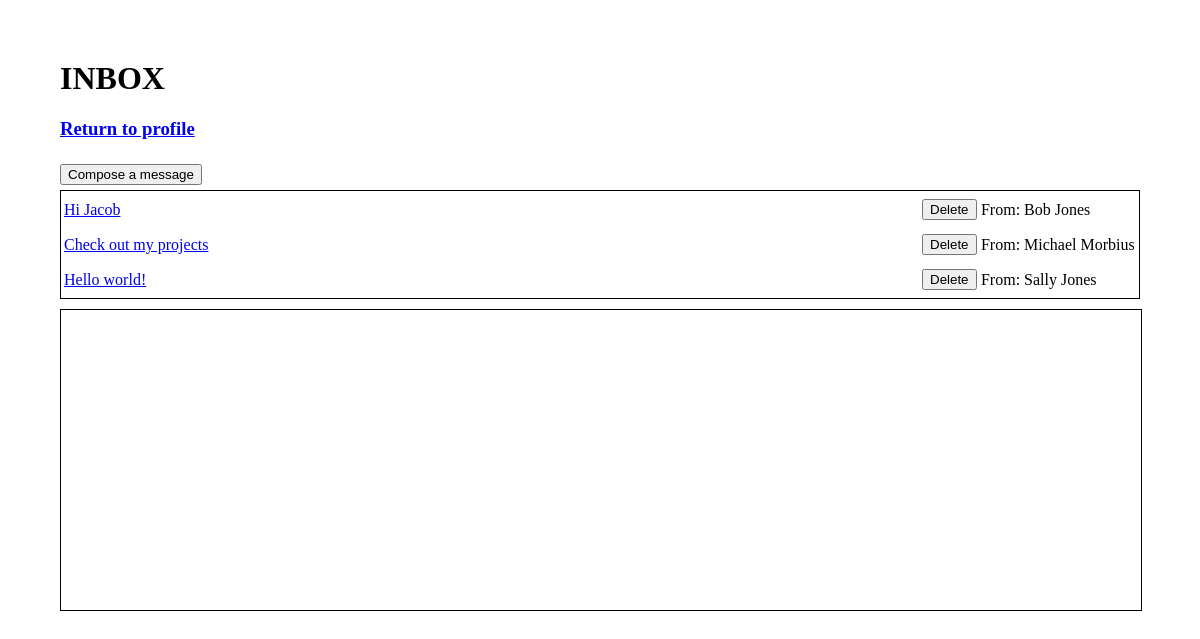
Page /inbox.php (signed in) on the committed database.
### tables this page shows
CREATE TABLE Message_Sends (
    MSID INTEGER PRIMARY KEY AUTO_INCREMENT,
    Text VARCHAR(1000) NOT NULL,
    Timestamp DATETIME DEFAULT CURRENT_TIMESTAMP,
    SenderUsername VARCHAR(40) NOT NULL,
    ReceiverUsername VARCHAR(40) NOT NULL,
    FOREIGN KEY (SenderUsername) REFERENCES Users(Username)
        ON DELETE CASCADE
        ON UPDATE CASCADE,
    FOREIGN KEY (ReceiverUsername) REFERENCES Users(Username)
        ON DELETE CASCADE
        ON UPDATE CASCADE
);

### htdocs/inbox.php (the view, shortened to what this page needs)
<?php
require("api/config.php");
$conn = new mysqli($db_address, $db_user, $db_pw, $db_name);
$stmt = $conn->prepare("SELECT Text, MSID, SenderUsername FROM Message_Sends WHERE ReceiverUsername=?");
$stmt->bind_param("s", $_SESSION["username"]);
$stmt->execute();
$results = $stmt->get_result()->fetch_all(MYSQLI_ASSOC);
?>
<!DOCTYPE html>
<html lang="en">
<head>
</head>
<body>
<h1>INBOX</h1>
<h3><a href="profile.php?u=<?= urlencode($_SESSION["username"]) ?>">Return to profile</a></h3>
<input type="submit" value="Compose a message" onclick="location.href = 'compose_message.php'">
<br>
<table>
    <tbody>
    <?php
    foreach ($results as $message) {
        echo('<tr><td class="subject">');
        echo('<a href="#" onclick="showMessage('.$message["MSID"].')">');
        echo(mb_strimwidth($message["Text"], 0, 25, '...'));
        echo("</a></td><td>");
        echo('<input type="submit" value="Delete" onclick="deleteMessage('.$message["MSID"].')">');
        echo("</td><td>From: ".$message["SenderUsername"]."</td></tr>");
    }
    ?>
    </tbody>
</table>
<iframe src="about:blank" id="viewerFrame">
</iframe>
</body>
</html>

### htdocs/inbox.php (style rules this page uses)
body { margin: 5%; }
input { margin-top: 5px; margin-bottom: 5px; }
table { width: 100%; border: 1px solid black; margin-bottom: 10px; }
iframe { width: 100%; height: 300px; border: 1px solid black; margin-bottom: 10px; overflow: auto; }
.subject { width: 80%; }

### rows in the picture
message_sends: Text "Hi Jacob", SenderUsername "Bob Jones"
message_sends: Text "Check out my projects", SenderUsername "Michael Morbius"
message_sends: Text "Hello world!", SenderUsername "Sally Jones"
